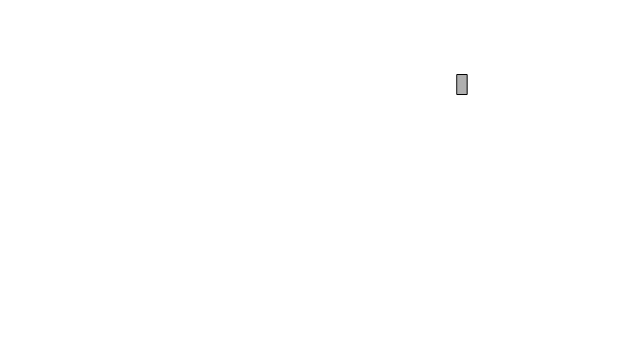
Frame 1 (no input)
Frame 60 (no input): identical to frame 1, image omitted
Frame 120 (the mouse pressed at the canvas centre since frame 60): identical to frame 1, image omitted

The p5.js sketch that drew this single still picture (run headless with seeded random() and noise() and a simulated clock; from frame 60 on, the mouse is pressed at the canvas centre):

// p5.js sketch
// ── sketch.js
var mover;

function setup() {
  createCanvas(640,360);
  mover = new Mover();
};

function draw() {
  background(255);
  mover.update();
  mover.checkEdges();
  mover.display();
};

//MOVER CLASS//
var Mover = function(){
  //Use vectors as our variables
  this.position = createVector(random(width), random(height)); //car position
  this.velocity = createVector(0, 0); //car velocity
  this.acceleration = createVector(0,-0.01); //car acceleration
  this.topspeed = 10;

  //Class Functions

  this.update = function(){

    //move car with velocity
    this.velocity.limit(this.topspeed); //limit is a PVector function
    this.position.add(this.velocity);  //add the velocity to position (starts as 0)

    if(keyIsPressed){
      if (keyCode === UP_ARROW) { //if key is pressed

        println("up");
        this.velocity.add(this.acceleration); //add acceleration to velocity


      }
      if(keyCode===DOWN_ARROW){ //if down is pressed
        // println("down");
        this.velocity.sub(this.acceleration); //subtract acceleration from velocity

      }
    }

  }

  //display the car
  this.display = function(){
    stroke(0);
    fill(175);
    rect(this.position.x, this.position.y, 10,20);
  }

  //check boundaries to make car appear back at the other side of the screen when it leaves
  this.checkEdges=function(){
    if(this.position.x>width){
      this.position.x=0;
    }else if(this.position.x<0){
      this.position.x=width;
    }

    if(this.position.y>height){
      this.position.y=0;
    }else if (this.position.y<0){
      this.position.y=height;
    }
  }
};
